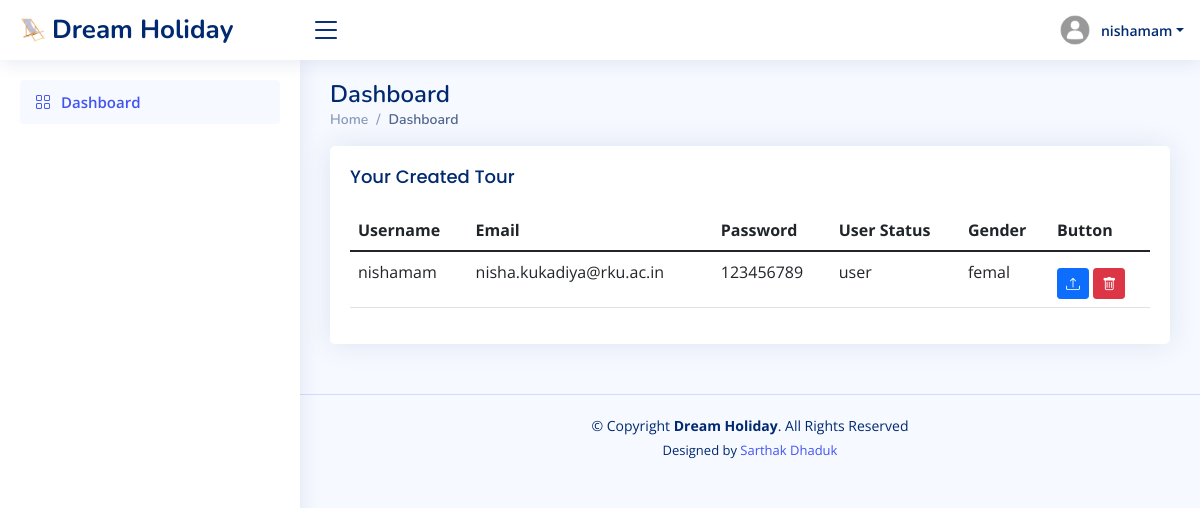
Screenshot of /admin_user.php (signed in) with the database file from the repository.
### tables this page shows
CREATE TABLE `register` (
  `username` varchar(30) NOT NULL,
  `email` varchar(40) NOT NULL,
  `password` varchar(12) NOT NULL,
  `user` varchar(35) NOT NULL,
  `gender` varchar(20) NOT NULL,
  `token` varchar(255) NOT NULL
);

### admin_user.php (the view, shortened to what this page needs)
<?php
if(isset($_SESSION['u']) && isset($_SESSION['p']) && isset($_SESSION['use']) && ($_SESSION['use']=="user" || $_SESSION['use']=="admin"))
{
?>
<?php include_once 'connection.php' ?>
<?php include_once 'admin_user_header.php' ?>
  <aside id="sidebar" class="sidebar">
    <ul class="sidebar-nav" id="sidebar-nav">
      <li class="nav-item">
        <a class="nav-link " href="admin_creater.php">
          <i class="bi bi-grid"></i>
          <span>Dashboard</span>
        </a>
      </li>
    </ul>
  </aside>
  <main id="main" class="main">
    <div class="pagetitle">
      <h1>Dashboard</h1>
      <nav>
        <ol class="breadcrumb">
          <li class="breadcrumb-item"><a href="admin_creater.php">Home</a></li>
          <li class="breadcrumb-item active">Dashboard</li>
        </ol>
      </nav>
    </div>
    <section class="section">
      <div class="row">
        <div class="col-lg-12">
          <div class="card">
            <div class="card-body">
              <h5 class="card-title">Your Created Tour</h5>
              <table class="table table-hover">
                <thead>
                  <tr>
                    <th scope="col">Username</th>
                    <th scope="col">Email</th>
                    <th scope="col">Password</th>
                    <th scope="col">User Status</th>
                    <th scope="col">Gender</th>
                    <th scope="col">Button</th>
                  </tr>
                </thead>
                <tbody>
                <?php
                  $q_user_register="SELECT * FROM `register` WHERE username='$user'";
                  $q_user_register_r=mysqli_query($con, $q_user_register);
                  if(mysqli_num_rows($q_user_register_r)>0){
                    while($row = mysqli_fetch_assoc($q_user_register_r)){
                ?>
                  <tr>
                    <td><?php echo $row['username'];?></td>
                    <td><?php echo $row['email'];?></td>
                    <td><?php echo $row['password'];?></td>
                    <td><?php echo $row['user'];?></td>
                    <td><?php echo $row['gender'];?></td>
                    <td>
                    <div class="pt-2">
                    <a href="user_admin_tour_edit.php?user=<?php echo $row['username'];?>" class="btn btn-primary btn-sm" title="Upload new profile image"><i class="bi bi-upload"></i></a>
                    <a href="user_admin_tour_delete.php?user=<?php echo $row['username'];?>" class="btn btn-danger btn-sm" title="Remove my profile image"><i class="bi bi-trash"></i></a>
                    </div>
                    </td>
                  </tr>
                  <?php
                    }
                  }
                  else{
                    echo "No Record Found...";
                  }
                  ?>
                </tbody>
              </table>
            </div>
          </div>
        </div>
      </div>
    </section>
  </main>
<?php include_once 'admin_footer.php' ?>
<?php
}
else{
  header("location:pages-error-404.php");}
?>

### admin/assets/css/style.css (style rules this page uses)
:root { scroll-behavior: smooth; }
body { font-family: "Open Sans", sans-serif; background: #f6f9ff; color: #444444; }
a { color: #4154f1; text-decoration: none; }
h1, h2, h3, h4, h5, h6 { font-family: "Nunito", sans-serif; }
#main { margin-top: 60px; padding: 20px 30px; transition: all 0.3s; }
.pagetitle { margin-bottom: 10px; }
.pagetitle h1 { font-size: 24px; margin-bottom: 0; font-weight: 600; color: #012970; }
.card { margin-bottom: 30px; border: none; border-radius: 5px; box-shadow: 0px 0 30px rgba(1, 41, 112, 0.1); }
.card-title { padding: 20px 0 15px 0; font-size: 18px; font-weight: 500; color: #012970; font-family: "Poppins", sans-serif; }
.card-body { padding: 0 20px 20px 20px; }
.breadcrumb { font-size: 14px; font-family: "Nunito", sans-serif; color: #899bbd; font-weight: 600; }
.breadcrumb a { color: #899bbd; transition: 0.3s; }
.breadcrumb .breadcrumb-item::before { color: #899bbd; }
.breadcrumb .active { color: #51678f; font-weight: 600; }
.sidebar { position: fixed; top: 60px; left: 0; bottom: 0; width: 300px; z-index: 996; transition: all 0.3s; padding: 20px; overflow-y: auto; scrollbar-width: thin; scrollbar-color: #aab7cf transparent; box-shadow: 0px 0px 20px rgba(1, 41, 112, 0.1); background-color: #fff; }
@media (min-width: 1200px) { #main, #footer { margin-left: 300px; } }
.sidebar-nav { padding: 0; margin: 0; list-style: none; }
.sidebar-nav li { padding: 0; margin: 0; list-style: none; }
.sidebar-nav .nav-item { margin-bottom: 5px; }
.sidebar-nav .nav-link { display: flex; align-items: center; font-size: 15px; font-weight: 600; color: #4154f1; transition: 0.3; background: #f6f9ff; padding: 10px 15px; border-radius: 4px; }
.sidebar-nav .nav-link i { font-size: 16px; margin-right: 10px; color: #4154f1; }

### rows the page displays
register: username "nishamam", email "nisha.kukadiya@rku.ac.in", password "123456789", user "user", gender "femal"

### other values shown
$user "nishamam"
